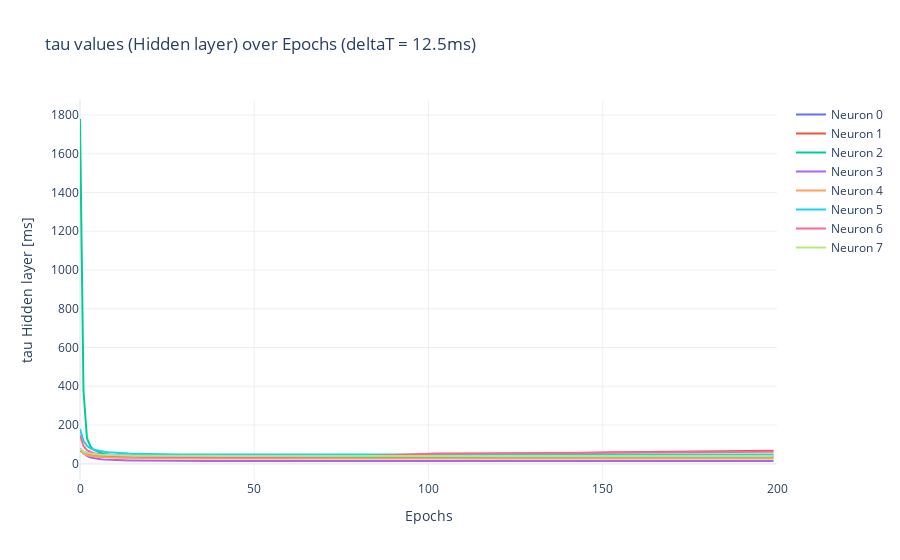

Write notebook code for a chart like this one.
### Markdown cell above
### Tau Values

### Code cell
plot_tau_values(beta1_values, num_epochs, deltaT, os.path.join(unique_folder_name, 'tau_hidden_layer'), layer_name='Hidden')

### Figure 1 — Plotly figure (JSON) as saved in the notebook; plotly's stock layout.template omitted (floating-point values rounded to 4 significant figures; data arrays with more than 128 entries replaced by an {"elided": "..."} marker saying what was removed)
{"data": [{"mode": "lines", "name": "Neuron 0", "type": "scatter", "x": {"elided": "200 int values"}, "y": {"elided": "200 float values"}}, {"mode": "lines", "name": "Neuron 1", "type": "scatter", "x": {"elided": "200 int values"}, "y": {"elided": "200 float values"}}, {"mode": "lines", "name": "Neuron 2", "type": "scatter", "x": {"elided": "200 int values"}, "y": {"elided": "200 float values"}}, {"mode": "lines", "name": "Neuron 3", "type": "scatter", "x": {"elided": "200 int values"}, "y": {"elided": "200 float values"}}, {"mode": "lines", "name": "Neuron 4", "type": "scatter", "x": {"elided": "200 int values"}, "y": {"elided": "200 float values"}}, {"mode": "lines", "name": "Neuron 5", "type": "scatter", "x": {"elided": "200 int values"}, "y": {"elided": "200 float values"}}, {"mode": "lines", "name": "Neuron 6", "type": "scatter", "x": {"elided": "200 int values"}, "y": {"elided": "200 float values"}}, {"mode": "lines", "name": "Neuron 7", "type": "scatter", "x": {"elided": "200 int values"}, "y": {"elided": "200 float values"}}], "layout": {"title": {"text": "tau values (Hidden layer) over Epochs (deltaT = 12.5ms)"}, "xaxis": {"range": [0, 200], "title": {"text": "Epochs"}}, "yaxis": {"range": [0.1, null], "title": {"text": "tau Hidden layer [ms]"}}}}
